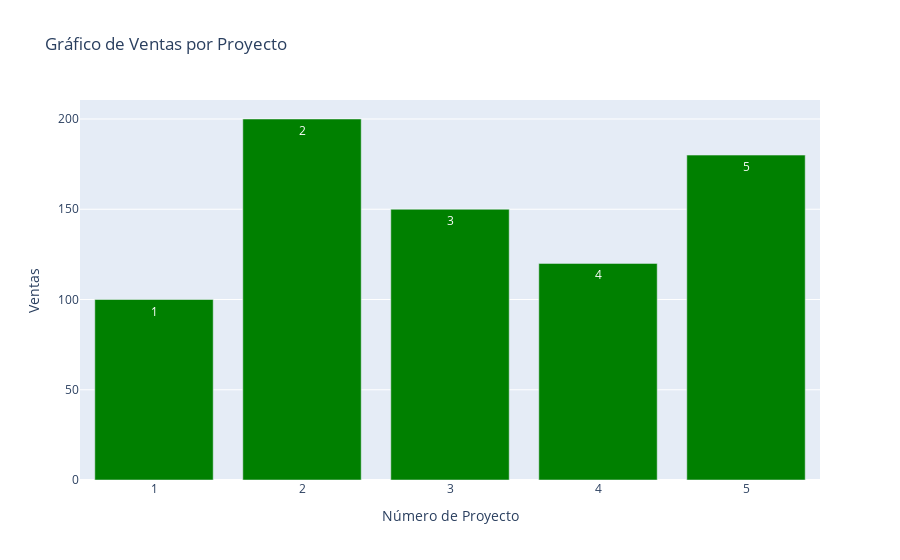

Notebook code for this chart:
### Code cell
import plotly.graph_objects as go

# Creamos grafico de barras
fig = go.Figure(data=go.Bar(
    x=df['proyecto'],  # Columna de número de proyecto en el eje x
    y=df['ventas'], 
    text=df['proyecto'], # Columna de ventas en el eje y
    marker=dict(
        color='green'
    )
))

# Configuraramos el diseño del gráfico
fig.update_layout(
    title='Gráfico de Ventas por Proyecto',
    xaxis_title='Número de Proyecto',
    yaxis_title='Ventas'
)

# Mostrar el gráfico
fig.show()

### Figure 1 — Plotly figure (JSON) as saved in the notebook; plotly's stock layout.template omitted (floating-point values rounded to 4 significant figures)
{"data": [{"marker": {"color": "green"}, "text": [1, 2, 3, 4, 5], "type": "bar", "x": [1, 2, 3, 4, 5], "y": [100, 200, 150, 120, 180]}], "layout": {"title": {"text": "Gráfico de Ventas por Proyecto"}, "xaxis": {"title": {"text": "Número de Proyecto"}}, "yaxis": {"title": {"text": "Ventas"}}}}
